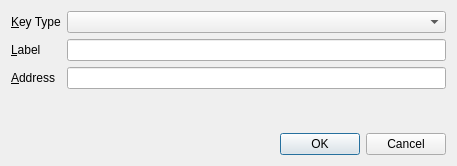
<?xml version="1.0" encoding="UTF-8"?>
<ui version="4.0">
 <class>EditAddressDialog</class>
 <widget class="QDialog" name="EditAddressDialog">
  <property name="geometry">
   <rect>
    <x>0</x>
    <y>0</y>
    <width>457</width>
    <height>166</height>
   </rect>
  </property>
  <property name="windowTitle">
   <string>Edit Address</string>
  </property>
  <layout class="QVBoxLayout" name="verticalLayout">
   <item>
    <layout class="QFormLayout" name="formLayout">
     <property name="fieldGrowthPolicy">
      <enum>QFormLayout::AllNonFixedFieldsGrow</enum>
     </property>
     <item row="0" column="0">
      <widget class="QLabel" name="label_0">
       <property name="text">
        <string>&amp;Key Type</string>
       </property>
       <property name="buddy">
        <cstring>keyTypeSelector</cstring>
       </property>
      </widget>
     </item>
     <item row="0" column="1">
      <widget class="QComboBox" name="keyTypeSelector">
       <property name="toolTip">
        <string>Select the key type for the new address</string>
       </property>
      </widget>
     </item>
     <item row="1" column="0">
      <widget class="QLabel" name="label">
       <property name="text">
        <string>&amp;Label</string>
       </property>
       <property name="buddy">
        <cstring>labelEdit</cstring>
       </property>
      </widget>
     </item>
     <item row="1" column="1">
      <widget class="QLineEdit" name="labelEdit">
       <property name="toolTip">
        <string>The label associated with this address list entry</string>
       </property>
      </widget>
     </item>
     <item row="2" column="0">
      <widget class="QLabel" name="label_2">
       <property name="text">
        <string>&amp;Address</string>
       </property>
       <property name="buddy">
        <cstring>addressEdit</cstring>
       </property>
      </widget>
     </item>
     <item row="2" column="1">
      <widget class="QValidatedLineEdit" name="addressEdit">
       <property name="toolTip">
        <string>The address associated with this address list entry. This can only be modified for sending addresses.</string>
       </property>
      </widget>
     </item>
    </layout>
   </item>
   <item>
    <widget class="QDialogButtonBox" name="buttonBox">
     <property name="orientation">
      <enum>Qt::Horizontal</enum>
     </property>
     <property name="standardButtons">
      <set>QDialogButtonBox::Cancel|QDialogButtonBox::Ok</set>
     </property>
    </widget>
   </item>
  </layout>
 </widget>
 <customwidgets>
  <customwidget>
   <class>QValidatedLineEdit</class>
   <extends>QLineEdit</extends>
   <header>qvalidatedlineedit.h</header>
  </customwidget>
 </customwidgets>
 <resources/>
 <connections>
  <connection>
   <sender>buttonBox</sender>
   <signal>accepted()</signal>
   <receiver>EditAddressDialog</receiver>
   <slot>accept()</slot>
   <hints>
    <hint type="sourcelabel">
     <x>20</x>
     <y>20</y>
    </hint>
    <hint type="destinationlabel">
     <x>20</x>
     <y>20</y>
    </hint>
   </hints>
  </connection>
  <connection>
   <sender>buttonBox</sender>
   <signal>rejected()</signal>
   <receiver>EditAddressDialog</receiver>
   <slot>reject()</slot>
   <hints>
    <hint type="sourcelabel">
     <x>20</x>
     <y>20</y>
    </hint>
    <hint type="destinationlabel">
     <x>20</x>
     <y>20</y>
    </hint>
   </hints>
  </connection>
 </connections>
</ui>
